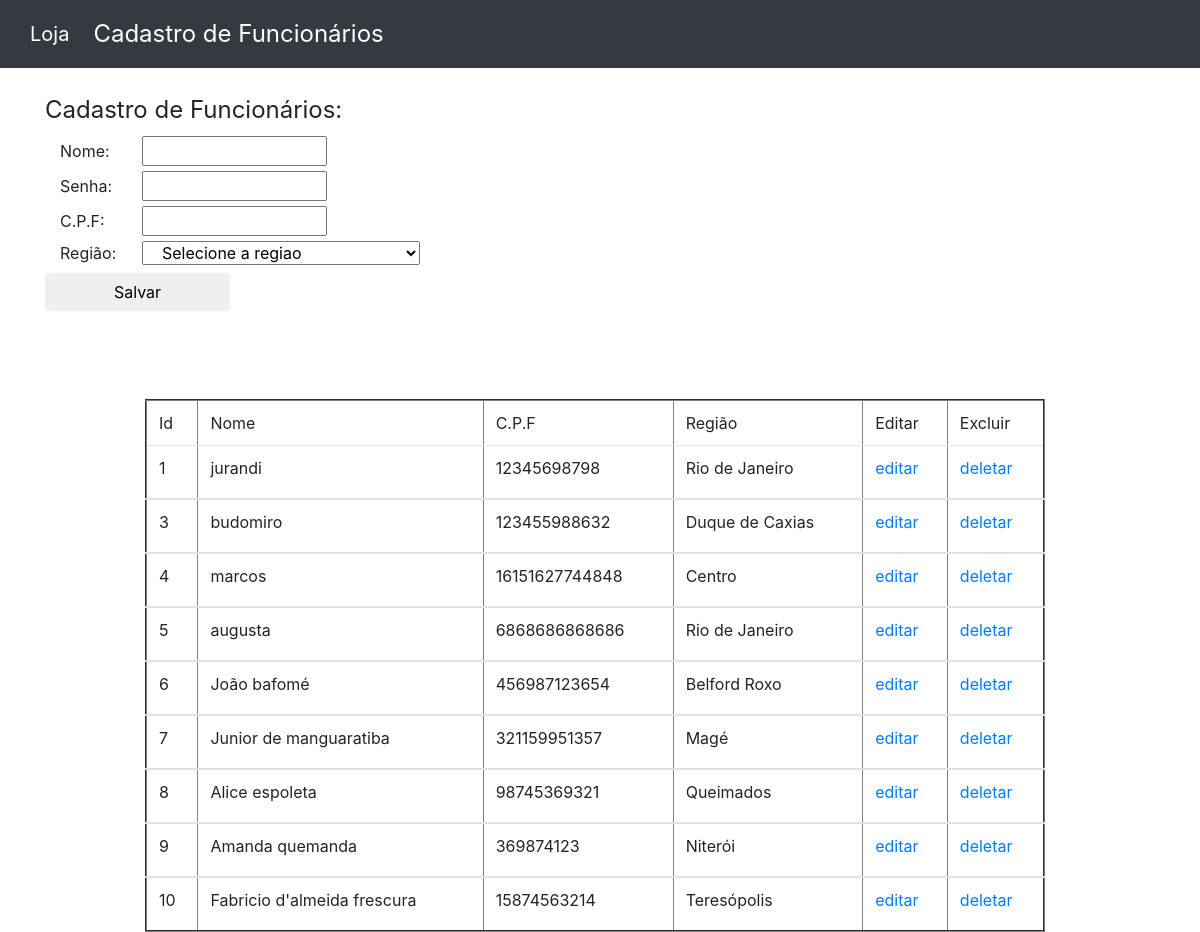
Page /funcionarios/cad_funciona.php on the committed database.
### tables this page shows
CREATE TABLE IF NOT EXISTS `funcionario` (
  `idfuncionario` int(11) NOT NULL AUTO_INCREMENT,
  `nome` varchar(45) NOT NULL,
  `senha` varchar(32) NOT NULL,
  `cpf` varchar(45) NOT NULL,
  `regiao_idregiao` int(11) NOT NULL,
  PRIMARY KEY (`idfuncionario`),
  KEY `fk_funcionario_regiao1_idx` (`regiao_idregiao`)
);

CREATE TABLE IF NOT EXISTS `regiao` (
  `idregiao` int(11) NOT NULL AUTO_INCREMENT,
  `nome` varchar(45) NOT NULL,
  PRIMARY KEY (`idregiao`)
);

### funcionarios/cad_funciona.php (the view, shortened to what this page needs)
<?php
include_once 'crud_cad_funciona.php';
?>
<!DOCTYPE HTML>
<html>
	<head>
		<link rel="stylesheet" href="css/style.css"/>
		<link rel="stylesheet" href="css/carousel.css">
  		<link rel="stylesheet" href="css/bootstrap.min.css" />
	</head>
	<body>
		<nav class="navbar navbar-expand-xl navbar-dark bg-dark">
		    <div class="container">
		      <a class="navbar-brand" href="index.php">Loja<span class="sr-only">(current)</span></a>
		      <div class="collapse navbar-collapse" id="navbarSupportedContent">
		        <ul class="navbar-nav mr-auto">
		          <li class="nav-item active">
		            <a class="nav-link" href="cad_funciona.php">Cadastro de Funcionários</a>
		          </li>
		        </ul>
		      </div>
		    </div>
		</nav>
		<div id="cadastro" class="container">
			<br/>
		<form name="form1" class="form-horizontal" method="post" />
			<legend>Cadastro de Funcionários:</legend>
					<div class="form-gruop">
					<label for="nome" class="col-md-1">Nome:</label>
					<input type="text" class="col-md-2" name="nome" value="<?php if(isset($_GET['edit'])) echo $getROW['nome'];  ?>" /></br>
					</div>
					<div class="form-gruop">
					<label for="senha" class="col-md-1">Senha:</label>
					<input type="password" class="col-md-2" name="senha" value="<?php if(isset($_GET['edit'])) echo $getROW['senha'];  ?>" /></br>
					</div>
					<div class="form-gruop">
					<label for="cpf" class="col-md-1">C.P.F:</label>
					<input type="text" class="col-md-2" name="cpf" value="<?php if(isset($_GET['edit'])) echo $getROW['cpf'];  ?>" /></br>
					</div>
					<div class="form-gruop">
					<label for="regiao_idregiao" class="col-md-1">Região:</label>
					<select name="regiao_idregiao" class="col-md-3" >
					<option>Selecione a regiao </option>
					</select>
					</div>
				 	<?php
						if(isset($_GET['edit']))
						{
							?>
							<input type="submit" class="btn btn-default col-md-2" name="update" value="Atualizar"/>
							<?php
						}
						else
						{
							?>
							<input type="submit" class="btn btn-default col-md-2" name="save" value="Salvar"/>
							<?php
						}
					?>
			<div id="update" class="form-gruop">
			<table border="2" class="table table-hover">
				<thead>
						<tr>
							<td>Id </td>
							<td>Nome </td>
							<td>C.P.F </td>
							<td>Região </td>
							<td>Editar </td>
							<td>Excluir </td>
						</tr>
				</thead>
				<?php
					$res = $MySQLiconn->query("SELECT f.*, r.nome as nome_regiao FROM funcionario f inner join regiao r on f.regiao_idregiao = r.idregiao  ");
					while($row=$res->fetch_array())
					{
						?>
					<tbody>
					    <div>
					    <tr>
					    	<td><label><?php echo $row['idfuncionario']; ?></label></td>
						    <td><label><?php echo $row['nome']; ?></label></td>
						    <td><label><?php echo $row['cpf']; ?></label></td>
						    <td><label><?php echo $row['nome_regiao']; ?></label></td>
						    <td><a href="?edit=<?php echo $row['idfuncionario']; ?>" onclick="return confirm('Deseja Editar?'); " >editar</a></td>
							<td><a href="?del=<?php echo $row['idfuncionario']; ?>" onclick="return confirm('Deseja Deletar?'); " >deletar</a></td>
						</tr>
					    </div>
					</tbody>
					    <?php
					}
					?>
			</table>
		</div>
		</div>
	</body>
</html>

### funcionarios/css/style.css (style rules this page uses)
.nav-item { font-size: 1.5em; }
#update { margin-left: 9%; width: 900px; height: 500px; }

### rows in the picture
funcionario: idfuncionario "1", nome "jurandi", cpf "12345698798", regiao_idregiao.nome "Rio de Janeiro"
funcionario: idfuncionario "3", nome "budomiro", cpf "123455988632", regiao_idregiao.nome "Duque de Caxias"
funcionario: idfuncionario "4", nome "marcos", cpf "16151627744848", regiao_idregiao.nome "Centro"
funcionario: idfuncionario "5", nome "augusta", cpf "6868686868686", regiao_idregiao.nome "Rio de Janeiro"
funcionario: idfuncionario "6", nome "João bafomé", cpf "456987123654", regiao_idregiao.nome "Belford Roxo"
funcionario: idfuncionario "7", nome "Junior de manguaratiba", cpf "321159951357", regiao_idregiao.nome "Magé"
funcionario: idfuncionario "8", nome "Alice espoleta", cpf "98745369321", regiao_idregiao.nome "Queimados"
funcionario: idfuncionario "9", nome "Amanda quemanda", cpf "369874123", regiao_idregiao.nome "Niterói"
funcionario: idfuncionario "10", nome "Fabricio d'almeida frescura", cpf "15874563214", regiao_idregiao.nome "Teresópolis"
